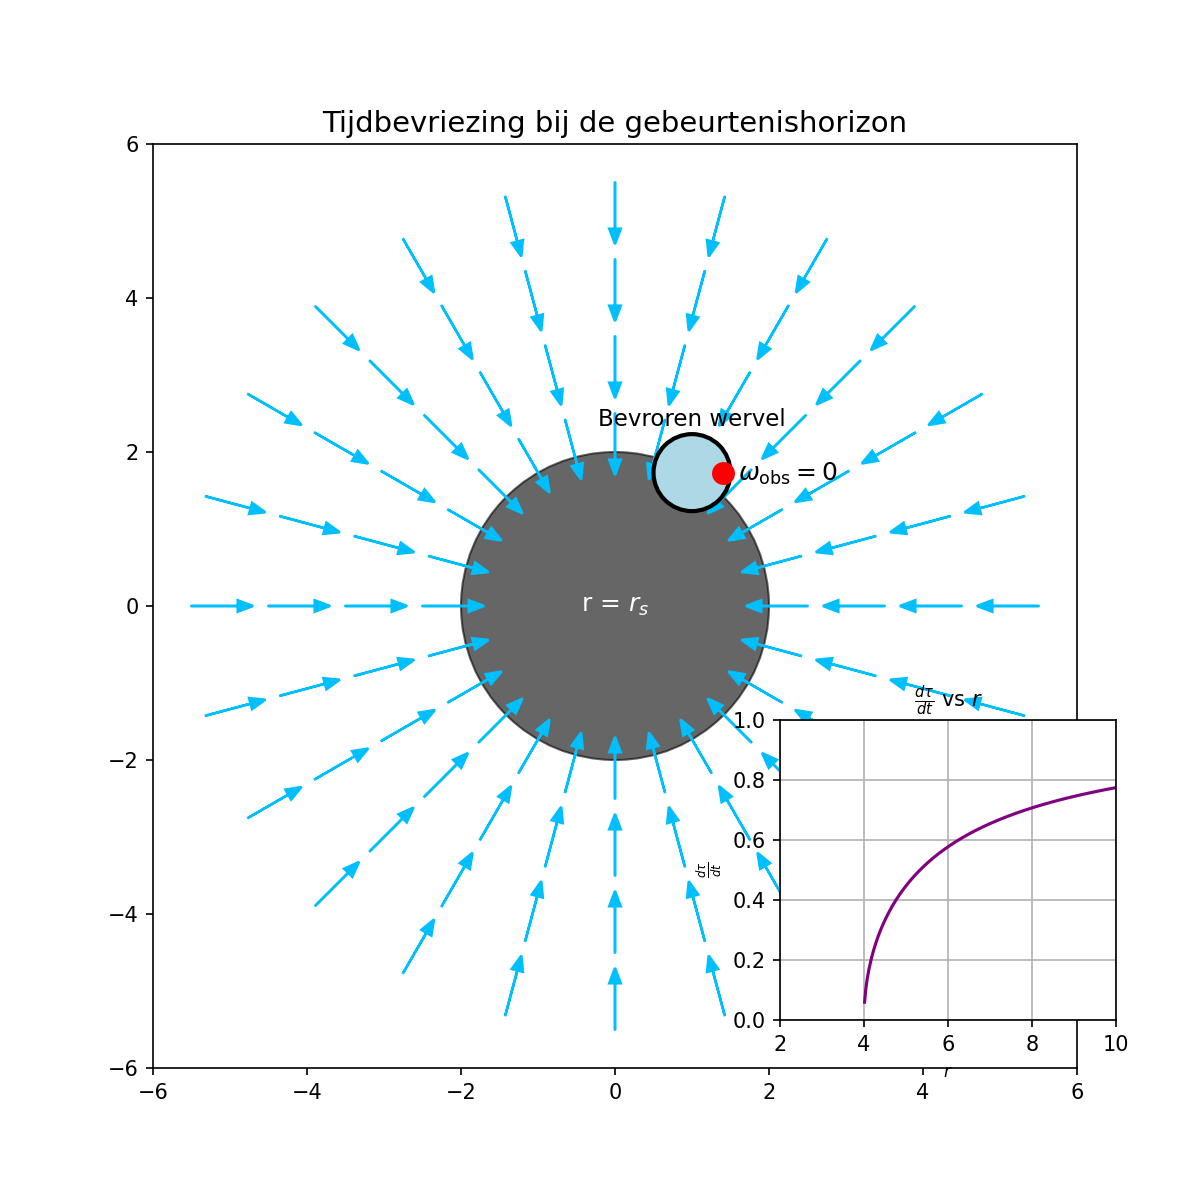

Source code (Python):
import matplotlib.pyplot as plt
import numpy as np

# Set up figure with 2 subplots: one for schematic, one for graph
fig, (ax1, ax2) = plt.subplots(1, 2, figsize=(14, 6))
fig.suptitle("Tijdbevriezing bij de gebeurtenishorizon", fontsize=15)

# --- Left: Schematic view of æther infall towards black hole ---
ax1.set_aspect('equal')
ax1.set_xlim(-6, 6)
ax1.set_ylim(-6, 6)
ax1.set_title("Ætherinstroom richting gebeurtenishorizon")

# Draw Schwarzschild radius (event horizon)
rs = 2
horizon = plt.Circle((0, 0), rs, color='black', alpha=0.8)
ax1.add_patch(horizon)
ax1.text(0, 0, 'r = rs', color='white', fontsize=11, ha='center')

# Æther flow arrows pointing inward
radii = np.linspace(3, 5.5, 4)
angles = np.linspace(0, 2 * np.pi, 20, endpoint=False)
for r in radii:
    for theta in angles:
        x = r * np.cos(theta)
        y = r * np.sin(theta)
        dx = -0.4 * np.cos(theta)
        dy = -0.4 * np.sin(theta)
        ax1.arrow(x, y, dx, dy, head_width=0.2, head_length=0.3,
                  fc='deepskyblue', ec='deepskyblue', linewidth=1.5)

# Frozen vortex at horizon
vortex = plt.Circle((rs * np.cos(np.pi / 4), rs * np.sin(np.pi / 4)), 0.6,
                    color='lightblue', ec='black', linewidth=2)
ax1.add_patch(vortex)
ax1.text(rs * np.cos(np.pi / 4), rs * np.sin(np.pi / 4) - 1,
         'ωobs → 0', ha='center', fontsize=11)

ax1.axis('off')

# --- Right: Graph of dτ/dt vs. radius ---
ax2.set_title("dτ/dt versus afstand r tot M")
r_vals = np.linspace(rs + 0.01, 10, 300)
dil_vals = np.sqrt(1 - 2 / r_vals)  # normalized: 2GM = 2, c = 1

ax2.plot(r_vals, dil_vals, color='purple', linewidth=2)
ax2.axvline(rs, color='black', linestyle='--', label='r = rs')
ax2.set_xlabel("r (afstand tot massa M, in eenheden waar rs = 2)")
ax2.set_ylabel(r"$\frac{d\tau}{dt}$")
ax2.set_ylim(0, 1.05)
ax2.grid(True)
ax2.legend()

# Caption
plt.figtext(0.5, 0.01,
            "De klok bij de gebeurtenishorizon stopt: dτ/dt → 0. Dit wordt veroorzaakt door maximale ætherinstroom (vg → c).",
            wrap=True, horizontalalignment='center', fontsize=11)

plt.tight_layout(rect=[0, 0.03, 1, 0.95])


###################################################

import matplotlib.pyplot as plt
import numpy as np

fig, ax = plt.subplots(figsize=(8, 8))
ax.set_aspect('equal')
ax.set_xlim(-6, 6)
ax.set_ylim(-6, 6)
ax.set_title("Tijdbevriezing bij de gebeurtenishorizon", fontsize=14)

# Draw event horizon (black hole boundary)
rs = 2
event_horizon = plt.Circle((0, 0), rs, color='black', alpha=0.6)
ax.add_patch(event_horizon)
ax.text(0, 0, 'r = $r_s$', color='white', fontsize=12, ha='center', va='center')

# Draw æther inflow vectors toward horizon
radii = np.linspace(rs + 0.5, 5.5, 4)
angles = np.linspace(0, 2 * np.pi, 24, endpoint=False)
for r in radii:
    for theta in angles:
        x = r * np.cos(theta)
        y = r * np.sin(theta)
        dx = -0.6 * np.cos(theta)
        dy = -0.6 * np.sin(theta)
        ax.arrow(x, y, dx, dy, head_width=0.15, head_length=0.2,
                 fc='deepskyblue', ec='deepskyblue', linewidth=1.2)

# Frozen vortex at horizon
theta = np.pi / 3
x_vortex = rs * np.cos(theta)
y_vortex = rs * np.sin(theta)
vortex = plt.Circle((x_vortex, y_vortex), 0.5, color='lightblue', ec='black', linewidth=2)
ax.add_patch(vortex)
ax.plot(x_vortex + 0.4, y_vortex, 'ro', markersize=10)
ax.text(x_vortex, y_vortex + 0.6, 'Bevroren wervel', ha='center', fontsize=11)

# Rotation arrow - omega = 0
ax.text(x_vortex + 0.6, y_vortex - 0.1, r'$\omega_{\mathrm{obs}} = 0$', fontsize=12, color='black')

# Inset: graph of dτ/dt vs r
inset_ax = fig.add_axes([0.65, 0.15, 0.28, 0.25])
r = np.linspace(rs + 0.01, 10, 300)
dil = np.sqrt(1 - rs * 2 / r)
inset_ax.plot(r, dil, color='purple')
inset_ax.set_title(r'$\frac{d\tau}{dt}$ vs $r$', fontsize=10)
inset_ax.set_xlabel(r'$r$', fontsize=8)
inset_ax.set_ylabel(r'$\frac{d\tau}{dt}$', fontsize=8)
inset_ax.grid(True)
inset_ax.set_xlim(rs, 10)
inset_ax.set_ylim(0, 1)

# # Caption
# plt.figtext(0.5, 0.01,
#             "Ætherstroming versnelt richting $r_s$, waar de waargenomen rotatie van de klok nul wordt: tijd bevriest.",
#             wrap=True, horizontalalignment='center', fontsize=11)

import os
script_name = os.path.splitext(os.path.basename(__file__))[0]
filename = f"{script_name}.png"
plt.savefig(filename, dpi=150)  # Save image with high resolution
plt.show()
